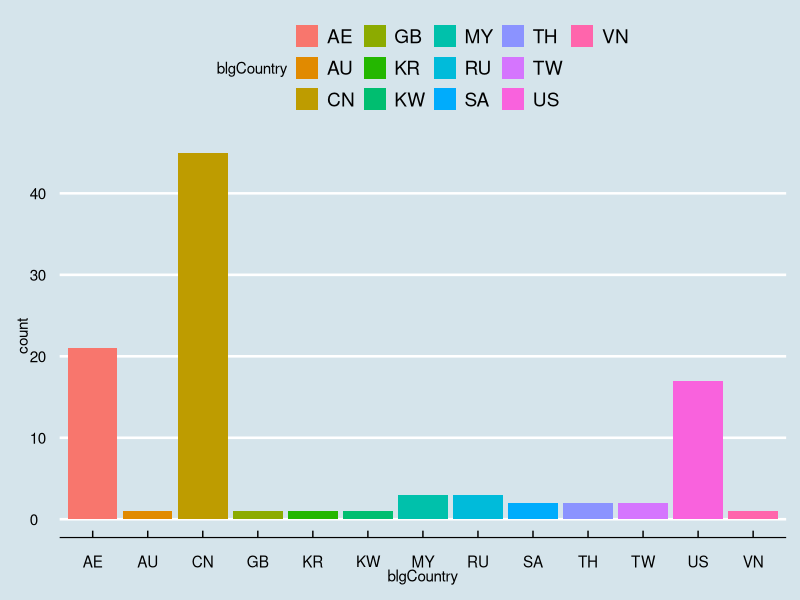

Recreate this plot in R.
## ---- chunk 1
knitr::opts_chunk$set(echo = FALSE)
library(dplyr)
library(ggplot2)
library(ggthemes)
library(knitr)
## ---- chunk 2
tall100 = read.table('data/tall.txt', header=FALSE, sep='|', na.strings=(NA))
colnames(tall100) = c(
'hgtRank', 'hgtFeet', 'blgName', 'blgCity', 'blgCountry',
'blgFloor', 'blgPurpose', 'isMultiPurpose', 'forOffice', 'forResidential',
'forHotel', 'forRetail', 'yrPropose', 'yrStart', 'yrComplete',
'tmProposeStart', 'tmProposeComplete', 'tmStartComplete'
)
## ---- chunk 3
ggplot(tall100,aes(x=blgCountry)) + geom_bar(aes(fill=blgCountry)) +
  theme_economist() 
## ---- chunk 4
summary(tall100)
